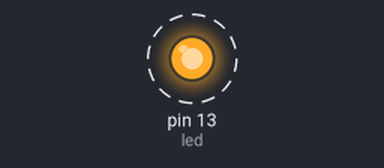
Recording of a sketch running on a simulated Arduino Uno, built with avr-gcc and run on an emulated ATmega328P. Parts: output pins drawn as LEDs (lit = HIGH). Dashed ring = blinking.

Above: at 0.15 s.
Timing chart, 0 to 3.0 s (numbered marks = the images above):
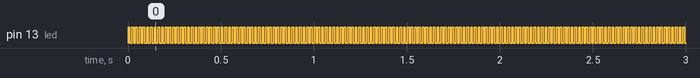

The sketch:

sensortest.ino.ino
```cpp
int led=13;
void setup() {
  // put your setup code here, to run once:
pinMode(13 , OUTPUT);
}

void loop() {
  // put your main code here, to run repeatedly:
digitalWrite(led , HIGH);
delay(10);
digitalWrite(led ,LOW);
delay(10);
}
```

Measured:
- by itself, pin 13 (led): alternates HIGH for 0.01 s and LOW for 0.01 s
